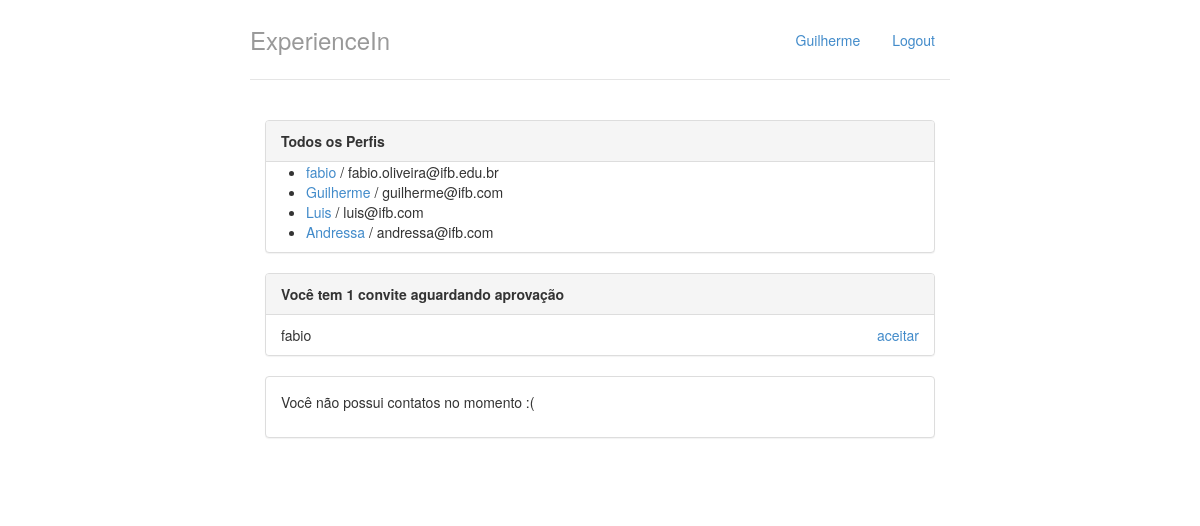
The app's page / (signed in), older data.
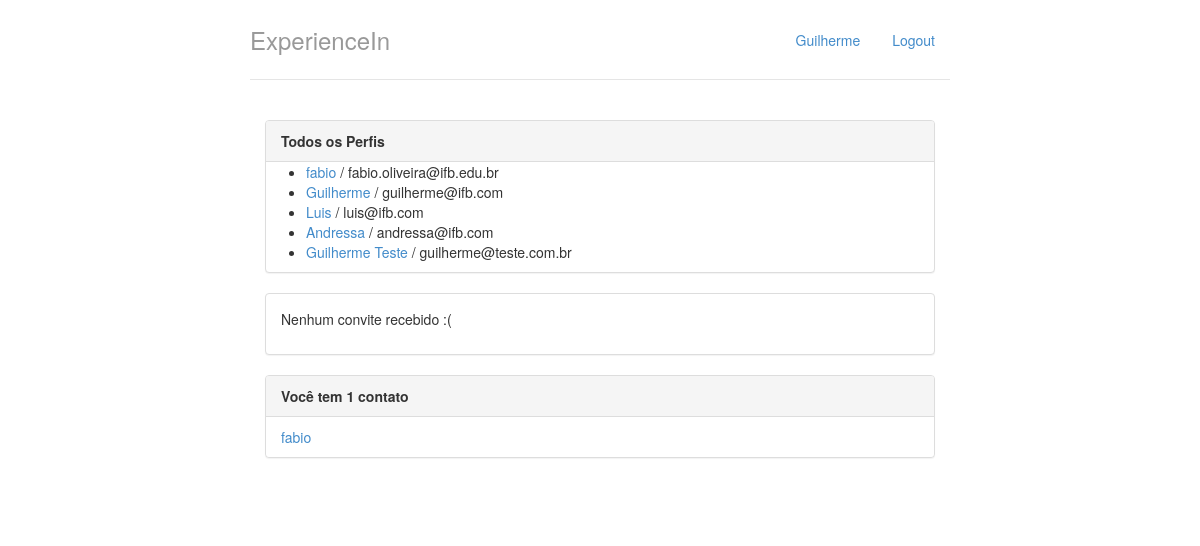
The same page, newer data.
### perfis/models.py (models this page shows, shortened)
class Perfil(models.Model):
	nome = models.CharField(max_length=255, null=False)
	telefone = models.CharField(max_length=15, null=False)
	nome_empresa = models.CharField(max_length=255, null=False)
	contatos = models.ManyToManyField('self')
	usuario = models.OneToOneField(User, on_delete=models.CASCADE, related_name='perfil')
	@property
	def email(self):
		return self.usuario.email

class Convite(models.Model):
	solicitante = models.ForeignKey(Perfil, on_delete=models.CASCADE, related_name='convites_feitos')
	convidado = models.ForeignKey(Perfil, on_delete=models.CASCADE, related_name='convites_recebidos')

### perfis/views.py (the view)
# urls.py: path('', views.index, name='index'),
@login_required
def index(request):
    print(request.user.username) #novo
    print(request.user.email) #novo
    print(request.user.has_perm('perfis.add_convite')) #novo
    return render(request,'index.html',{'perfis': Perfil.objects.all(), 'perfil_logado' : get_perfil_logado(request) })

### perfis/views.py (called while the page is built)
@login_required
def get_perfil_logado(request):
    return request.user.perfil

### perfis/templates/index.html
{% extends "base.html" %}
{% block body %}
<div class="col-lg-12">
	<div class="panel panel-default">
		<div class="panel-heading">
			<strong>Todos os Perfis</strong>
		</div>
		{% if perfis %}
		<ul>
			{% for perfil in perfis %}
			<li>
				<a href="{% url 'exibir' perfil.id %}">{{perfil.nome}}</a> / {{perfil.email}}
			</li>
			{% endfor %}
		</ul>
		{% else %}
		<p>Nenhum perfil encontrado</p>
		{% endif %}
	</div>
	<div class="panel panel-default">
		{% with total_de_convites=perfil_logado.convites_recebidos.count %}
			{% if total_de_convites %}
				<div class="panel-heading">
					<strong>Você tem {{ total_de_convites }} convite{{ total_de_convites|pluralize}} aguardando aprovação</strong>
				</div>
				<ul class="list-group">
					{% for convite in perfil_logado.convites_recebidos.all %}
						<li class="list-group-item">
							{{ convite.solicitante.nome }}
							<a href="{% url 'aceitar' convite.id %}" class="pull-right">aceitar</a>
						</li>
					{% endfor %}
				</ul>
			{% else %}
				<div class="panel-body">
					<p>Nenhum convite recebido :(</p>
				</div>
			{% endif %}
		{% endwith %}
	</div>
	<div class="panel panel-default">
		{% with total_de_contatos=perfil_logado.contatos.count %}
			{% if total_de_contatos %}
				<div class="panel-heading">
					<strong>Você tem {{ total_de_contatos }} contato{{ total_de_contatos|pluralize}}</strong>
				</div>
				<ul class="list-group">
					{% for contato in perfil_logado.contatos.all %}
						<li class="list-group-item">
							<a href="{% url 'exibir' contato.id %}">{{contato.nome}}</a>
						</li>
					{% endfor %}
				</ul>
			{% else %}
				<div class="panel-body">
					<p>Você não possui contatos no momento :(</p>
				</div>
			{% endif %}
		{% endwith %}
	</div>
</div>
{% endblock %}

### perfis/templates/base.html (shortened to what this page needs)
{% load staticfiles %}
<!DOCTYPE html>
<html lang="pt-br">
<head>
	<link rel="stylesheet" href="{% static "styles/bootstrap.css" %}">
	<link rel="stylesheet" href="{% static "styles/main.css" %}">
</head>
<body>
	<div class="container">
		<div class="header">
			<ul class="nav nav-pills pull-right">
				<li><a href="{% url 'index' %}">{{ perfil_logado.nome }}</a></li>
				<li><a href="/logout/">Logout</a></li>
			</ul>
			<h3 class="text-muted">ExperienceIn</h3>
		</div>
		<div class="row content">
			{% block body %}
			{% endblock %}
		</div>
	</div>
</body>
</html>

Row changes from the older to the newer data that the page shows:
removed Convite: solicitante.nome "fabio"
now on one of the page's lists (row unchanged): Perfil: nome "fabio"
added Perfil: nome "Guilherme Teste", email "guilherme@teste.com.br", shown under "ExperienceIn"
Text that changed along with them:
{{ total_de_contatos }}: (not shown) → "1"
{{ total_de_convites }}: "1" → (not shown)
text no longer shown: "convite aguardando aprovação Você não possui contatos no momento :("
text now shown: "Nenhum convite recebido :( contato"
